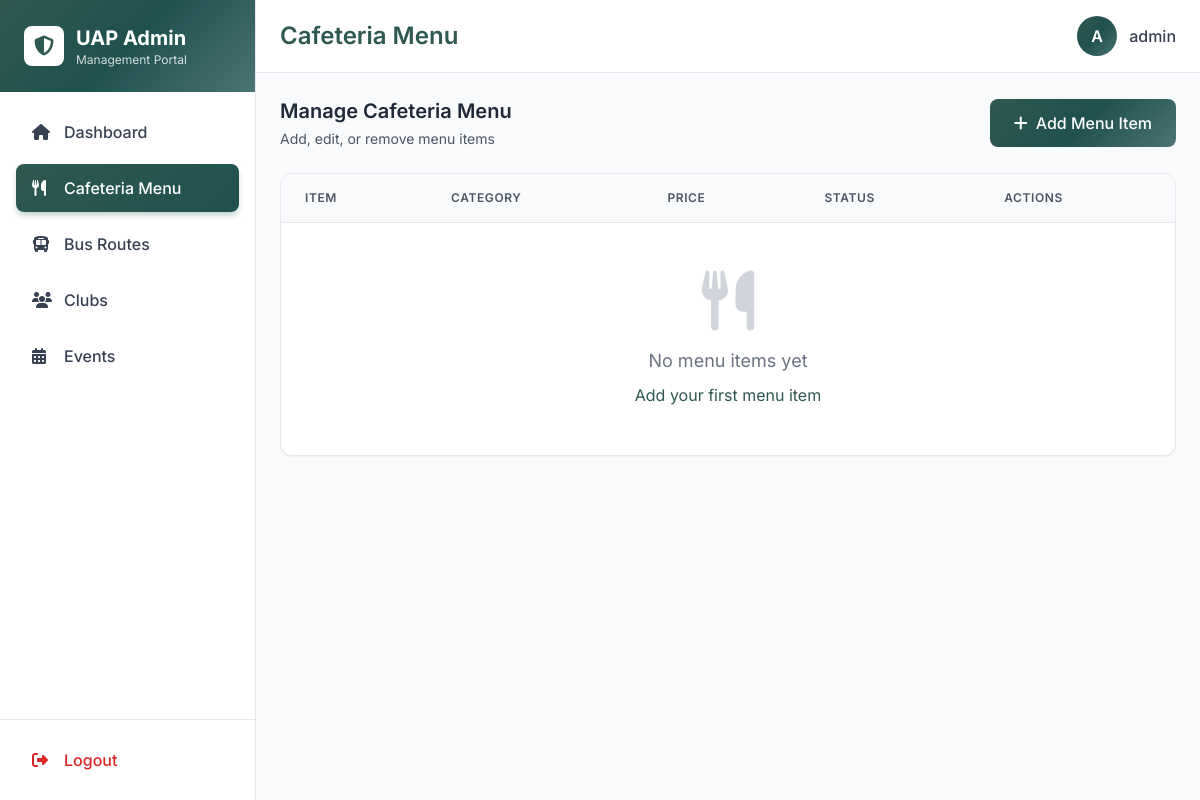
Page /uapadmin/menu/ (signed in) on the earlier database version.
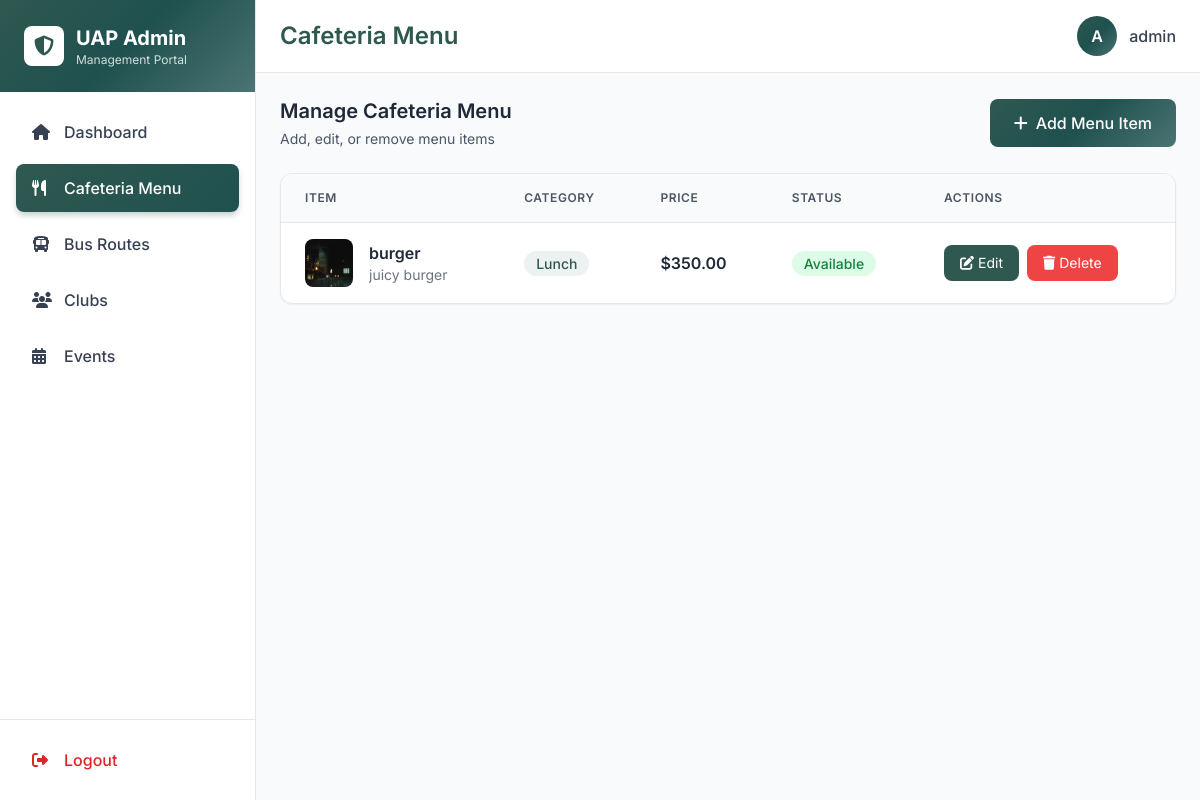
Same page on the later database version.
### main/models.py (models this page shows, shortened)
class MenuItem(models.Model):
    name = models.CharField(max_length=200)
    description = models.TextField(blank=True)
    price = models.DecimalField(max_digits=6, decimal_places=2)
    category = models.CharField(max_length=100, choices=[
        ('breakfast', 'Breakfast'),
        ('lunch', 'Lunch'),
        ('dinner', 'Dinner'),
        ('snacks', 'Snacks'),
        ('beverages', 'Beverages'),
    ])
    is_available = models.BooleanField(default=True)
    image = models.ImageField(upload_to='menu_items/', blank=True, null=True)
    created_at = models.DateTimeField(auto_now_add=True)
    updated_at = models.DateTimeField(auto_now=True)
    class Meta:
        ordering = ['category', 'name']

### main/views.py (the view)
# urls.py: path('uapadmin/menu/', admin_menu_list, name='admin_menu_list'),
@login_required
@user_passes_test(lambda u: u.is_superuser, login_url='/uapadmin/login/')
def admin_menu_list(request):
    menu_items = MenuItem.objects.all().order_by('-created_at')
    return render(request, 'admin_portal/menu_list.html', {
        'active_page': 'menu',
        'page_title': 'Cafeteria Menu',
        'menu_items': menu_items
    })

### templates/admin_portal/menu_list.html (shortened to what the changed rows need)
{% extends 'admin_portal/layout.html' %}
{% block content %}
<div class="space-y-6">
    <div class="bg-white rounded-xl shadow-sm border border-gray-200 overflow-hidden">
        <div class="overflow-x-auto">
            <table class="w-full">
                <thead class="bg-gray-50 border-b border-gray-200">
                    <tr>
                        <th class="px-6 py-4 text-left text-xs font-semibold text-gray-600 uppercase tracking-wider">Item</th>
                        <th class="px-6 py-4 text-left text-xs font-semibold text-gray-600 uppercase tracking-wider">Category</th>
                        <th class="px-6 py-4 text-left text-xs font-semibold text-gray-600 uppercase tracking-wider">Price</th>
                        <th class="px-6 py-4 text-left text-xs font-semibold text-gray-600 uppercase tracking-wider">Status</th>
                        <th class="px-6 py-4 text-left text-xs font-semibold text-gray-600 uppercase tracking-wider">Actions</th>
                    </tr>
                </thead>
                <tbody class="divide-y divide-gray-200">
                    {% for item in menu_items %}
                    <tr class="hover:bg-gray-50 smooth-transition">
                        <td class="px-6 py-4">
                            <div class="flex items-center">
                                {% if item.image %}
                                <img src="{{ item.image.url }}" alt="{{ item.name }}" class="w-12 h-12 rounded-lg object-cover mr-4">
                                {% else %}
                                <div class="w-12 h-12 bg-accent/10 rounded-lg flex items-center justify-center mr-4">
                                    <i class="fas fa-utensils text-primary"></i>
                                </div>
                                {% endif %}
                                <div>
                                    <p class="font-semibold text-gray-800">{{ item.name }}</p>
                                    <p class="text-sm text-gray-500 truncate max-w-xs">{{ item.description }}</p>
                                </div>
                            </div>
                        </td>
                        <td class="px-6 py-4">
                            <span class="px-3 py-1 bg-accent/10 text-primary rounded-full text-sm font-medium capitalize">
                                {{ item.category }}
                            </span>
                        </td>
                        <td class="px-6 py-4">
                            <span class="font-semibold text-gray-800">${{ item.price }}</span>
                        </td>
                        <td class="px-6 py-4">
                            {% if item.is_available %}
                            <span class="px-3 py-1 bg-green-100 text-green-700 rounded-full text-sm font-medium">
                                Available
                            </span>
                            {% else %}
                            <span class="px-3 py-1 bg-red-100 text-red-700 rounded-full text-sm font-medium">
                                Unavailable
                            </span>
                            {% endif %}
                        </td>
                        <td class="px-6 py-4">
                            <div class="flex space-x-2">
                                <button data-edit-url="{% url 'admin_menu_edit' item.id %}" class="edit-btn px-4 py-2 bg-primary text-white rounded-lg hover:bg-secondary smooth-transition text-sm cursor-pointer">
                                    <i class="fas fa-edit mr-1"></i>Edit
                                </button>
                                <button data-delete-url="{% url 'admin_menu_delete' item.id %}" data-delete-msg="Are you sure you want to delete this menu item?" class="delete-btn px-4 py-2 bg-red-500 text-white rounded-lg hover:bg-red-600 smooth-transition text-sm cursor-pointer">
                                    <i class="fas fa-trash mr-1"></i>Delete
                                </button>
                            </div>
                        </td>
                    </tr>
                    {% empty %}
                    <tr>
                        <td colspan="5" class="px-6 py-12 text-center text-gray-500">
                            <i class="fas fa-utensils text-6xl text-gray-300 mb-4"></i>
                            <p class="text-lg">No menu items yet</p>
                            <a href="{% url 'admin_menu_add' %}" class="text-primary hover:underline mt-2 inline-block">Add your first menu item</a>
                        </td>
                    </tr>
                    {% endfor %}
                </tbody>
            </table>
        </div>
    </div>
</div>
{% endblock %}

Differences in the rows shown:
added MenuItem: image (picture), name "burger", description "juicy burger", category "Lunch", price "350.00", is_available "Available"
Other differences:
text no longer shown: "No menu items yet Add your first menu item"
